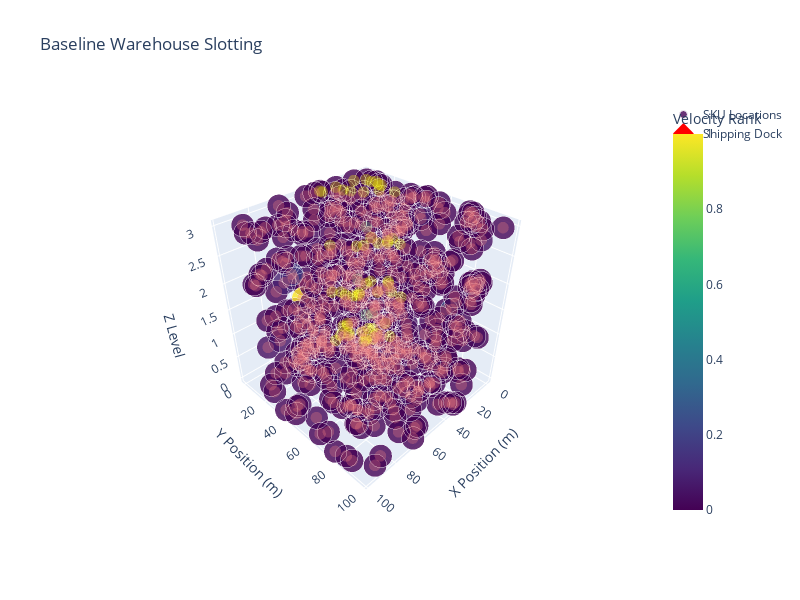

This figure's notebook cell:
### Code cell
# Create 3D warehouse visualization
def create_3d_warehouse_viz(baseline_slotting, title="Baseline Warehouse Layout"):
    """Create interactive 3D warehouse visualization"""
    
    # Sample data for visualization (use subset for performance)
    sample_slots = baseline_slotting.sample(n=min(500, len(baseline_slotting)), random_state=42)
    
    # Create color mapping based on velocity
    max_velocity = sample_slots['sku_velocity'].max()
    colors = sample_slots['sku_velocity'] / max_velocity
    
    # Create 3D scatter plot
    fig = go.Figure(data=go.Scatter3d(
        x=sample_slots['x'],
        y=sample_slots['y'], 
        z=sample_slots['z'],
        mode='markers',
        marker=dict(
            size=8,
            color=colors,
            colorscale='Viridis',
            colorbar=dict(title="Velocity Rank"),
            opacity=0.8,
            line=dict(width=1, color='white')
        ),
        text=[f"SKU: {sku}<br>Zone: {zone}<br>Velocity: {vel:.1f}<br>Distance: {dist}" 
              for sku, zone, vel, dist in zip(sample_slots['sku_id'], sample_slots['zone'], 
                                            sample_slots['sku_velocity'], sample_slots['dock_distance'])],
        hovertemplate="<b>%{text}</b><extra></extra>",
        name="SKU Locations"
    ))
    
    # Add dock location
    fig.add_trace(go.Scatter3d(
        x=[0], y=[0], z=[0],
        mode='markers',
        marker=dict(size=20, color='red', symbol='diamond'),
        name="Shipping Dock",
        text="Shipping Dock",
        hovertemplate="<b>Shipping Dock</b><extra></extra>"
    ))
    
    # Add zone boundaries (simplified)
    zone_colors = {'fast': 'lightgreen', 'medium': 'yellow', 'bulk': 'lightcoral'}
    for zone, color in zone_colors.items():
        zone_data = sample_slots[sample_slots['zone'] == zone]
        if len(zone_data) > 0:
            fig.add_trace(go.Scatter3d(
                x=zone_data['x'],
                y=zone_data['y'],
                z=zone_data['z'],
                mode='markers',
                marker=dict(size=4, color=color, opacity=0.3),
                name=f"{zone.title()} Zone",
                showlegend=False
            ))
    
    fig.update_layout(
        title=title,
        scene=dict(
            xaxis_title="X Position (m)",
            yaxis_title="Y Position (m)", 
            zaxis_title="Z Level",
            camera=dict(eye=dict(x=1.5, y=1.5, z=1.5))
        ),
        width=800,
        height=600
    )
    
    return fig

# Create and display 3D visualization
warehouse_viz = create_3d_warehouse_viz(baseline_slotting, "Baseline Warehouse Slotting")
warehouse_viz.show()

print("🏗️ 3D warehouse visualization created!")
print("   - Red diamond: Shipping dock")
print("   - Color intensity: SKU velocity (darker = higher velocity)")
print("   - Hover for detailed information")

### Figure 1 — Plotly figure (JSON) as saved in the notebook; plotly's stock layout.template omitted (floating-point values rounded to 4 significant figures; data arrays with more than 128 entries replaced by an {"elided": "..."} marker saying what was removed)
{"data": [{"hovertemplate": "<b>%{text}</b><extra></extra>", "marker": {"color": {"elided": "500 float values"}, "colorbar": {"title": {"text": "Velocity Rank"}}, "colorscale": [[0, "#440154"], [0.1111, "#482878"], [0.2222, "#3e4989"], [0.3333, "#31688e"], [0.4444, "#26828e"], [0.5556, "#1f9e89"], [0.6667, "#35b779"], [0.7778, "#6ece58"], [0.8889, "#b5de2b"], [1, "#fde725"]], "line": {"color": "white", "width": 1}, "opacity": 0.8, "size": 8}, "mode": "markers", "name": "SKU Locations", "text": {"elided": "500 str values"}, "type": "scatter3d", "x": {"elided": "500 float values"}, "y": {"elided": "500 float values"}, "z": {"elided": "500 int values"}}, {"hovertemplate": "<b>Shipping Dock</b><extra></extra>", "marker": {"color": "red", "size": 20, "symbol": "diamond"}, "mode": "markers", "name": "Shipping Dock", "text": "Shipping Dock", "type": "scatter3d", "x": [0], "y": [0], "z": [0]}, {"marker": {"color": "lightgreen", "opacity": 0.3, "size": 4}, "mode": "markers", "name": "Fast Zone", "showlegend": false, "type": "scatter3d", "x": [0.0, 12.0, 0.0, 4.0, 2.0], "y": [6.0, 4.0, 0.0, 4.0, 2.0], "z": [0, 1, 0, 0, 2]}, {"marker": {"color": "yellow", "opacity": 0.3, "size": 4}, "mode": "markers", "name": "Medium Zone", "showlegend": false, "type": "scatter3d", "x": [12.0, 26.0, 14.0, 28.0, 34.0, 6.0, 30.0, 34.0, 12.0, 20.0, 0.0, 38.0, 8.0, 14.0, 12.0, 30.0, 2.0, 20.0, 14.0, 6.0, 2.0, 4.0, 24.0, 2.0, 24.0, 8.0, 6.0, 22.0, 26.0, 22.0, 36.0, 36.0, 4.0, 24.0, 28.0, 12.0, 26.0, 22.0, 6.0, 26.0, 8.0, 6.0, 24.0, 26.0, 8.0, 24.0, 8.0, 20.0, 20.0, 12.0, 20.0, 32.0, 10.0, 10.0], "y": [2.0, 18.0, 24.0, 12.0, 4.0, 18.0, 12.0, 4.0, 12.0, 18.0, 20.0, 10.0, 12.0, 24.0, 22.0, 8.0, 24.0, 2.0, 16.0, 24.0, 20.0, 32.0, 12.0, 22.0, 24.0, 30.0, 16.0, 4.0, 10.0, 22.0, 2.0, 0.0, 12.0, 2.0, 16.0, 18.0, 2.0, 16.0, 10.0, 24.0, 38.0, 6.0, 18.0, 8.0, 26.0, 16.0, 30.0, 16.0, 26.0, 22.0, 18.0, 8.0, 14.0, 32.0], "z": [3, 1, 0, 0, 2, 3, 1, 1, 1, 2, 1, 0, 1, 1, 2, 1, 2, 0, 0, 2, 0, 2, 3, 1, 0, 1, 3, 0, 0, 0, 3, 3, 3, 0, 1, 0, 3, 1, 3, 0, 1, 3, 1, 3, 2, 2, 3, 0, 0, 3, 3, 0, 2, 0]}, {"marker": {"color": "lightcoral", "opacity": 0.3, "size": 4}, "mode": "markers", "name": "Bulk Zone", "showlegend": false, "type": "scatter3d", "x": {"elided": "441 float values"}, "y": {"elided": "441 float values"}, "z": {"elided": "441 int values"}}], "layout": {"height": 600, "scene": {"camera": {"eye": {"x": 1.5, "y": 1.5, "z": 1.5}}, "xaxis": {"title": {"text": "X Position (m)"}}, "yaxis": {"title": {"text": "Y Position (m)"}}, "zaxis": {"title": {"text": "Z Level"}}}, "title": {"text": "Baseline Warehouse Slotting"}, "width": 800}}
